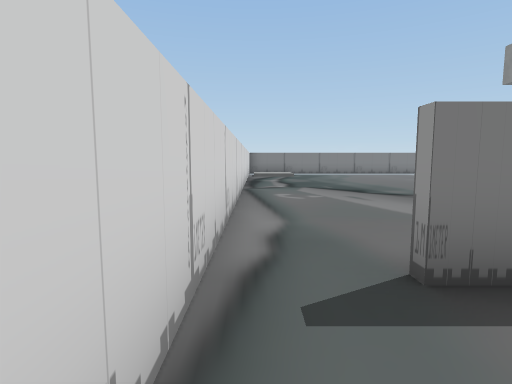
[1] (above)

24 first-person views from a walk through a 3-D level made in the Unity game engine. The camera is 1.5 m above the floor, tilts 6° down and sees 80° across. The floor is counted in squares, 1.8 m on a side. Each view is taken from the middle of a square. On the plan, view 1 faces up. The plan holds only what a view shows up to about 11 squares ahead; the rest is blank. The place goes on beyond the plan. The player character is not drawn. Some surface patterns are stand-ins.

[2]
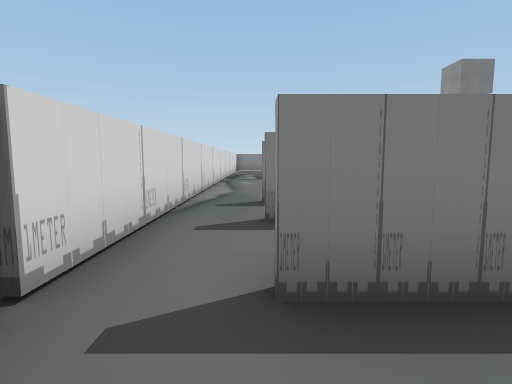

[3]
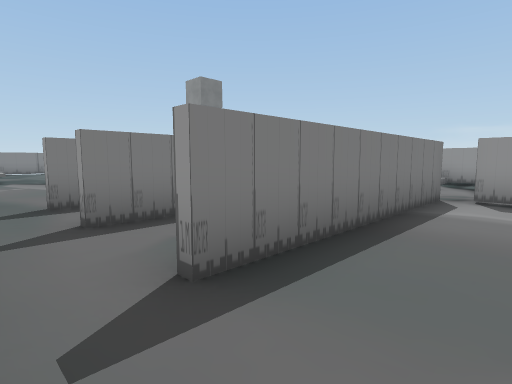

[4]
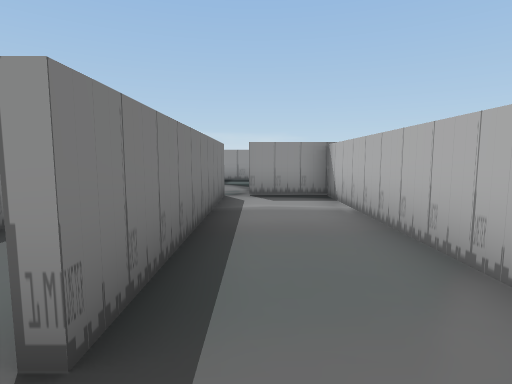

[5]
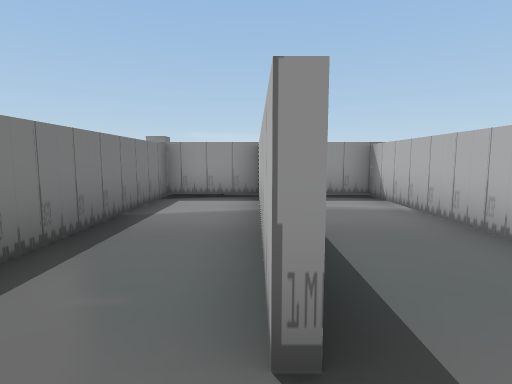

[6]
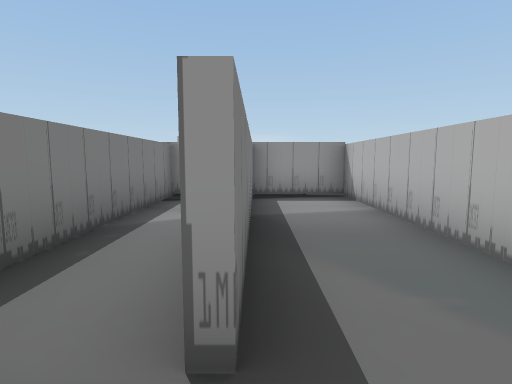

[7]
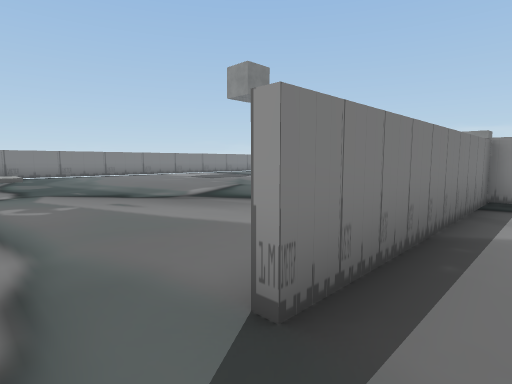

[8]
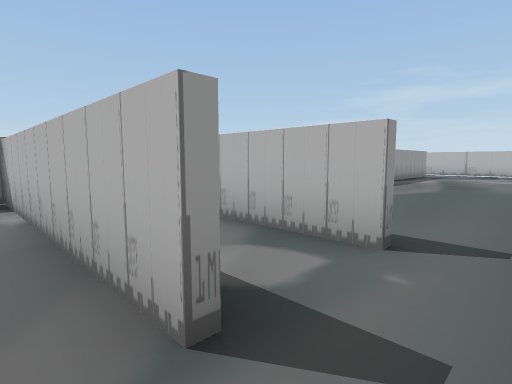

[9]
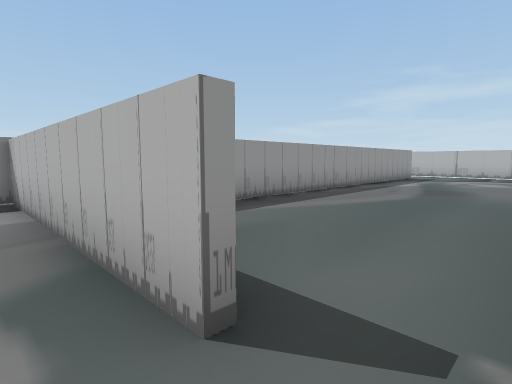

[10]
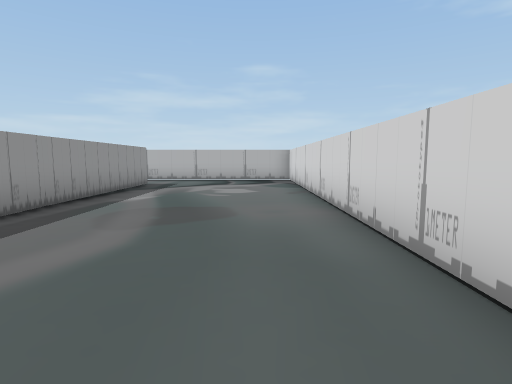

[11]
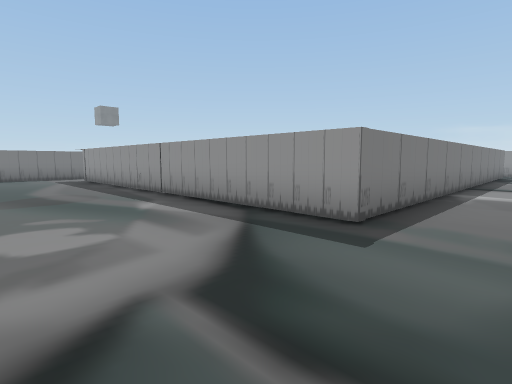

[12]
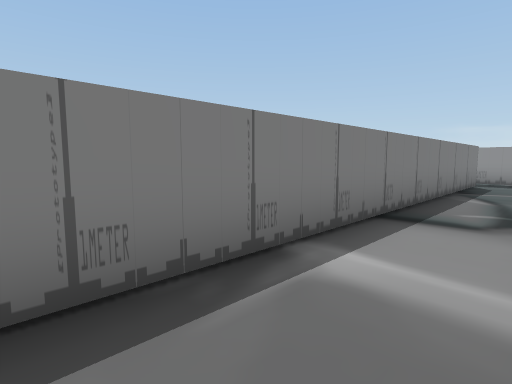

[13]
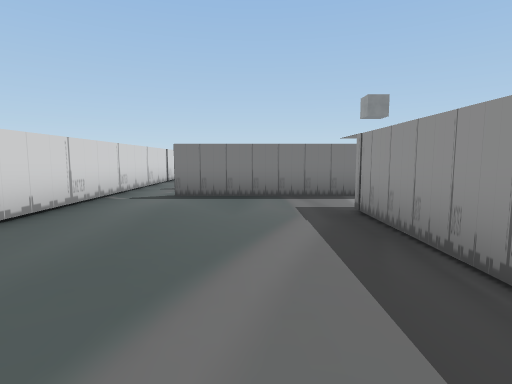

[14]
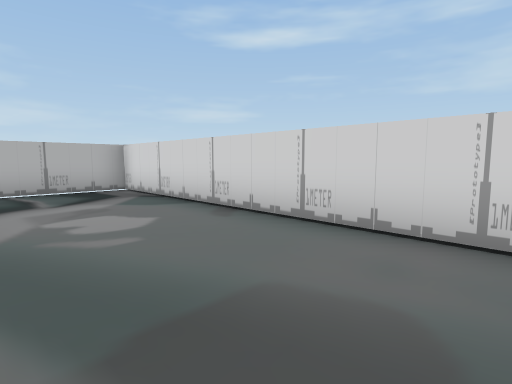

[15]
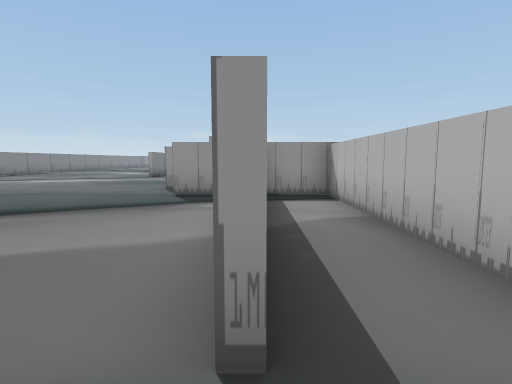

[16]
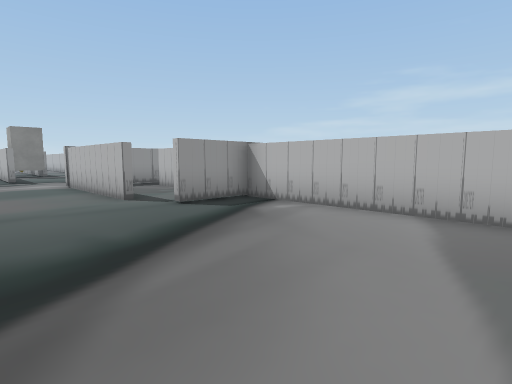

[17]
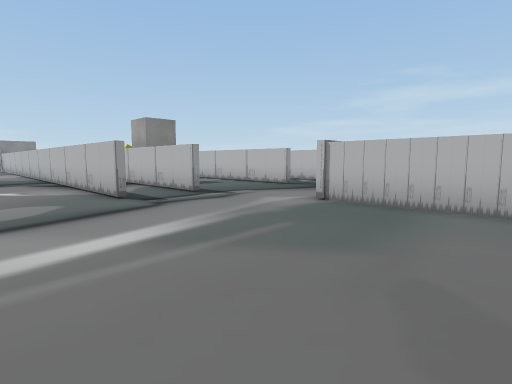

[18]
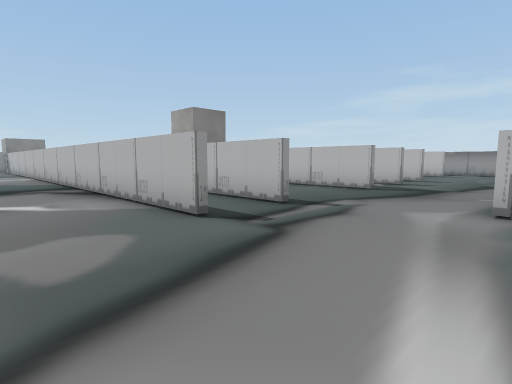

[19]
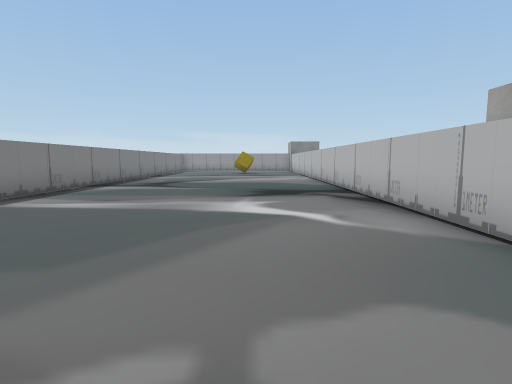

[20]
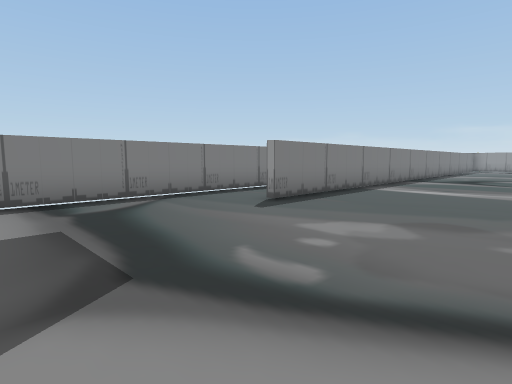

[21]
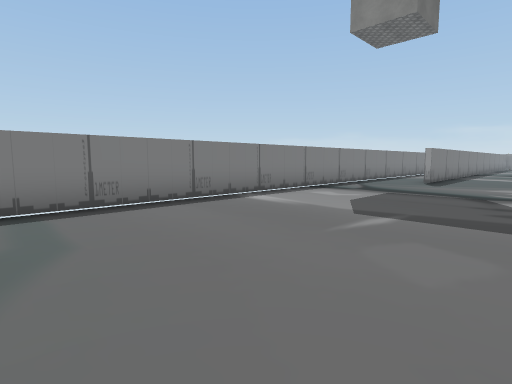

[22]
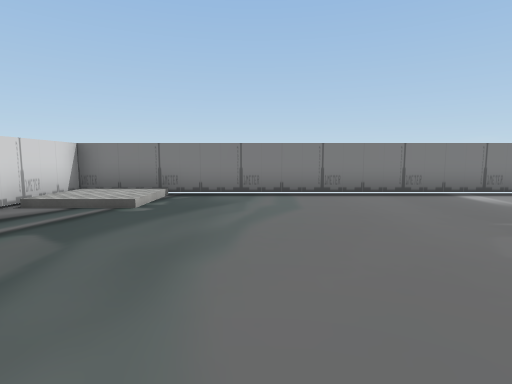

[23]
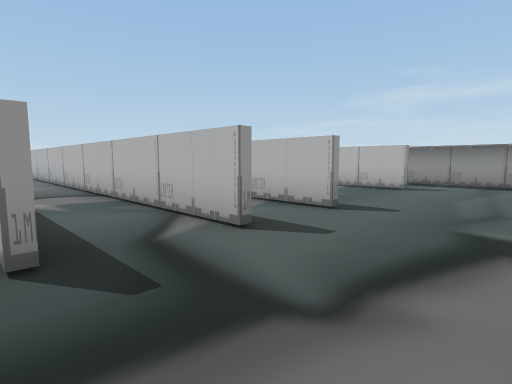

[24]
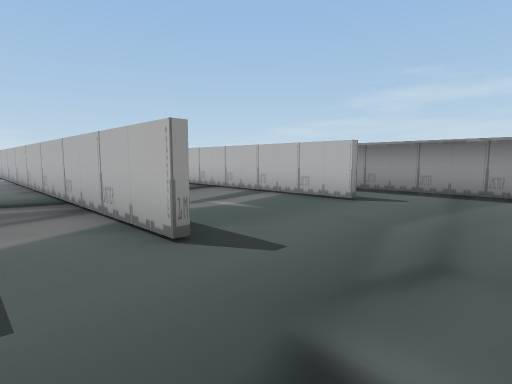

### Floor plan
Points are (right, up) in squares from view 1. A wall is a line through its corners. A room is listed if a view was taken in it or the views show most of it. See-through windows are left out.
Room 1 (views 1, 5, 6)
walls: (1, -2.1) (7.1, -2.1) (7.1, 0.1) (1, 0.1); (-0.4, 0.4) (-0.4, -2.6)
ways out: opening at (0.5, -2) to room 2; opening at (0.5, 0) to room 3
Room 2 (views 2, 3, 4, 8)
walls: (1, -4.7) (7.1, -4.7) (7.1, -2.8); (-0.4, -2.6) (-0.4, -4.6); (7.1, -2.3) (1, -2.3)
ways out: opening at (0.5, -2) to room 1; opening at (0.5, -5) to room 4
Room 3 (views 7, 15)
walls: (1.9, 0.3) (7.1, 0.3) (7.1, 2) (1, 2); (-0.4, 2.4) (-0.4, 0.4)
ways out: opening at (0.5, 0) to room 1; opening at (0.5, 2) to room 6
Room 4 (view 9)
walls: (1, -6.8) (7.1, -6.8); (-0.4, -4.6) (-0.4, -7.5)
ways out: opening at (0.5, -5) to room 2; opening at (0.5, -7) to room 5
Room 5 (views 10, 11, 12, 13, 14)
walls: (5.4, -7) (1.1, -7); (-0.4, -7.5) (-0.4, -22.5) (0.1, -22.5); (18.4, -20.2) (4.6, -20.2) (4.6, -9); (19.5, -21) (19.5, -20)
ways out: opening at (0.5, -7) to room 4
Room 6 (views 16, 17, 18, 19, 20, 21, 22, 23, 24)
walls: (15.6, 7.5) (25.1, 7.5); (15.6, 5.6) (19.4, 5.6); (15.6, 1.8) (18.6, 1.8); (10.4, 2.2) (11.4, 2.2); (8.4, 4.5) (12.8, 4.5); (15.6, -0.4) (26.2, -0.4); (15.6, -2.5) (27.1, -2.5); (18, 17.5) (-0.4, 17.5) (-0.4, 15.1); (25.1, 15.2) (15.6, 15.2); (2.4, 2.2) (7.1, 2.2) (7.1, 4); (16, -6.8) (22.1, -6.8); (-0.4, 10.4) (-0.4, 2.4); (13.6, -9.1) (17.1, -9.1)
ways out: opening at (0.5, 2) to room 3
objects: other object (20, 4) to (21, 5)

Where each view was taken, in squares from view 1:
view 1: 0 up, 0 right, facing up
view 2: 4 down, 1 right, facing up
view 3: 4 down, 0 right, facing up-right
view 4: 3 down, 0 right, facing right
view 5: 2 down, 0 right, facing right
view 6: 0 up, 0 right, facing right
view 7: 1 up, 0 right, facing up-right
view 8: 4 down, 0 right, facing down-right
view 9: 6 down, 0 right, facing down-right
view 10: 10 down, 1 right, facing down
view 11: 22 down, 1 right, facing up-right
view 12: 22 down, 7 right, facing up-right
view 13: 14 down, 3 right, facing up
view 14: 14 down, 3 right, facing down-left
view 15: 2 up, 0 right, facing right
view 16: 7 up, 2 right, facing down-right
view 17: 10 up, 9 right, facing down-right
view 18: 10 up, 12 right, facing down-right
view 19: 10 up, 14 right, facing right
view 20: 11 up, 11 right, facing up-right
view 21: 12 up, 4 right, facing up-right
view 22: 10 up, 4 right, facing up
view 23: 2 up, 13 right, facing down-right
view 24: 1 down, 13 right, facing down-right
